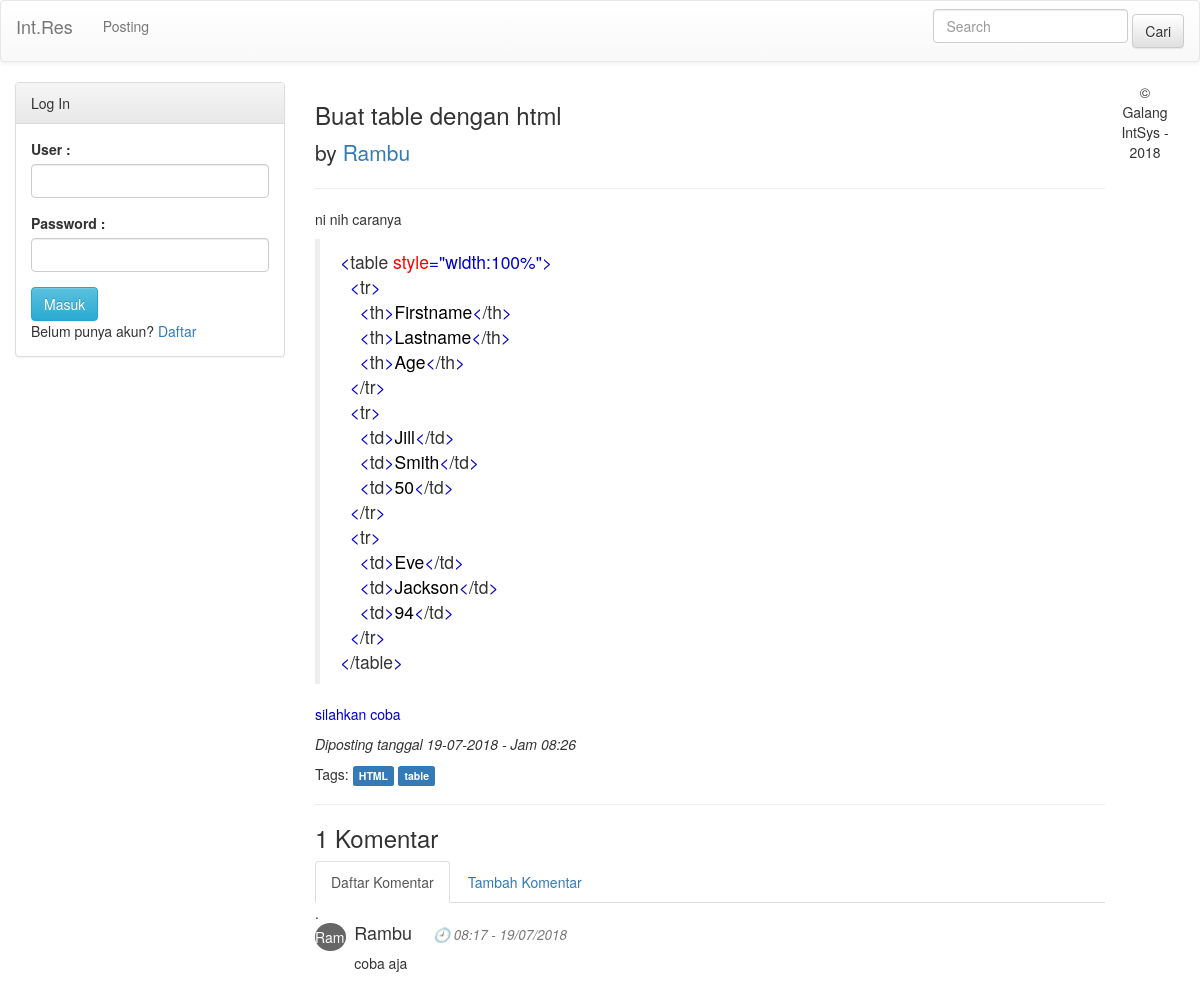
Page /home/detailkonten/10 on the committed database.
### tables this page shows
CREATE TABLE `konten` (
  `idkonten` int(100) NOT NULL,
  `judul` varchar(100) NOT NULL,
  `tipe` varchar(20) NOT NULL,
  `deskripsi` text NOT NULL,
  `tag` text NOT NULL,
  `pembuat` varchar(30) NOT NULL,
  `post` enum('Y','N') NOT NULL,
  `tgl_dibuat` datetime NOT NULL,
  `vote` int(100) DEFAULT '0',
  `pengunjung` int(11) NOT NULL,
  `jml_komentar` int(10) NOT NULL
);

CREATE TABLE `komentar` (
  `id_komentar` int(100) NOT NULL,
  `nama` varchar(30) NOT NULL,
  `id_konten` int(100) NOT NULL,
  `isi_komentar` text NOT NULL,
  `tanggal` datetime NOT NULL,
  `solved` enum('Y','N') NOT NULL DEFAULT 'N'
);

### application/controllers/Home.php (called while the page is built, shortened)
<?php
class Home extends CI_Controller
{
	public function __construct()
	{
		$this->load->model('admin_model');
	}
	public function load_view_home($view,$data = "")
    {
	    $this->load->view('client/header');
	    if($this->session->userdata('logged_in') == TRUE){
	    $usn=$this->session->userdata('usn');
    	$datausn['user'] = $this->admin_model->getuserid($usn);
		if(strcmp($this->session->userdata('lvl'), "admin")==0){
			$this->load->view('admin/sidebar',$datausn);
		}
		$this->load->view('client/sidebarkiriloggedin',$datausn);
		}else{
        $this->load->view('client/sidebarkiri',$data);
        }
        $this->load->view('client/signup',$data);
    	$this->load->view($view,$data);
    }
	public function detailkonten($kontenid)
	{
		$data['konten'] = $this->admin_model->get_detailkonten($kontenid);
		$data['komentar'] = $this->admin_model->get_komentarkonten($kontenid);
		$data['jmlkomentar'] = $this->admin_model->get_jmlkomentarkonten($kontenid);
		$this->load_view_home('client/detailkonten',$data);
		$this->load->view('client/footer');
	}
	public function add_count($slug)
	{
    $this->load->helper('cookie');
  $check_visitor = $this->input->cookie(urldecode($slug), FALSE);
    $ip = $this->input->ip_address();
    if ($check_visitor == false) {
        $cookie = array(
            "name"   => urldecode($slug),
            "value"  => "$ip",
            "expire" =>  time() + 7200,
            "secure" => false
        );
        $this->input->set_cookie($cookie);
        $this->admin_model->update_counter(urldecode($slug));
    }
}
}
?>

### index.php (called while the page is built, shortened)
<?php
require_once BASEPATH.'core/CodeIgniter.php';

### application/models/Admin_model.php (called while the page is built, shortened)
<?php
class Admin_model extends CI_Model
{
	function update_counter($slug) {
    $this->db->where('idkonten', urldecode($slug));
    $count = $this->db->get('konten')->row();
    $this->db->where('idkonten', urldecode($slug));
    $this->db->set('pengunjung', ($count->pengunjung + 1));
    $this->db->update('konten');
	}
	public function get_jmlkomentarkonten($kontenid){
		$this->db->where('id_konten', $kontenid);
		$query = $this->db->get('komentar');
		return $query->num_rows();
	}
	public function get_detailkonten($kontenid)
	{
		$this->db->where('idkonten', $kontenid);
		$query = $this->db->get('konten');
		return $query->row();
	}
	public function get_komentarkonten($kontenid)
	{
		$this->db->order_by("id_komentar", "desc");
		$this->db->where('id_konten', $kontenid);
		$query = $this->db->get('komentar');
		return $query->result();
	}
}
?>

### application/views/client/detailkonten.php (the view, shortened to what this page needs)
<div class="row">
  <div class="col-sm-8">
  	<h3><?php echo $konten->judul; ?></h3>
    <p class="lead"><i class="fa fa-user"></i> by <a href="<?php echo base_url().'home/detailuser/'.$konten->pembuat ?>"><?php echo  ucfirst($konten->pembuat); ?></a>
    </p>
    <hr><?php echo $konten->deskripsi; ?>
    <p><em><i class="fa fa-calendar"></i>Diposting tanggal <?php
       $from_time = strtotime("$konten->tgl_dibuat");
       echo date("d-m-Y",$from_time)." - Jam ".date("H:i",$from_time);
      ?>
    </em></p>
    <i class="fa fa-tags"></i> Tags:
    <?php
      $myArray = explode(',', $konten->tag);
      $string = str_replace(array('[',']'),'',$myArray);
      foreach ($string as $value) {
       ?>
         <a href="<?php echo base_url().'home/searchtag/'.$value ?>"><span class="label label-primary"><?php echo $value;?></span></a>
       <?php
      }
      ?>
    <hr>
      <h3 ng-hide="newUser"><?php echo $jmlkomentar ?> Komentar</h3>
    <ul class="nav nav-tabs" id="tabContent">
        <li class="active"><a href="#details" data-toggle="tab">Daftar Komentar</a></li>
        <li><a href="#formkomentar" data-toggle="tab">Tambah Komentar</a></li>
    </ul>
    <div class="tab-content">
        <div class="tab-pane active" id="details">
          <?php
          echo ($jmlkomentar == 0 ? '<em><small>Belum ada komentar</small></em>' : '').'.';
          ?>
          <?php foreach($komentar as $kom):
          $tgl = strtotime("$kom->tanggal");
          ?>
            <div class="media">
              <div class="media-left">
              <div class="circle2"><?php echo ucfirst(substr($kom->nama, 0, 3)); ?></div>
              </div>
              <div class="media-body">
                <h4 class="media-heading"><?php echo ucfirst($kom->nama); ?><small><i>  &emsp; &#128344; <?php echo date("H:i",$tgl)." - ".date("d/m/Y",$tgl); ?></i></small></h4>
                <p><?php echo "$kom->isi_komentar"; ?></p>
            </div>
            <div class="media-body">
              </div>
          </div>
          <?php
          endforeach
          ?>
        </div>
    </div>
	</div>

### rows in the picture
konten: judul "Buat table dengan html", pembuat "Rambu", deskripsi "ni nih caranya < table style =\"width:100%\" > < tr > < th > Firstname < /th > < th > Lastname < /th > < th > Age < /th > < /tr > < tr > < td > Jill < /td > < td > Smith < /td > < td > 50 < /td > < /tr > < tr > < td > Eve < /td > < td > Jackson < /td > < td > 94 < /td > < /tr > < /table > silahkan coba", tgl_dibuat "19-07-2018", tgl_dibuat "08:26", tag "HTML", tag "table"
komentar: nama "Ram", nama "Rambu", tanggal "08:17", tanggal "19/07/2018", isi_komentar "coba aja"

### other values in the picture
$jmlkomentar "1"
